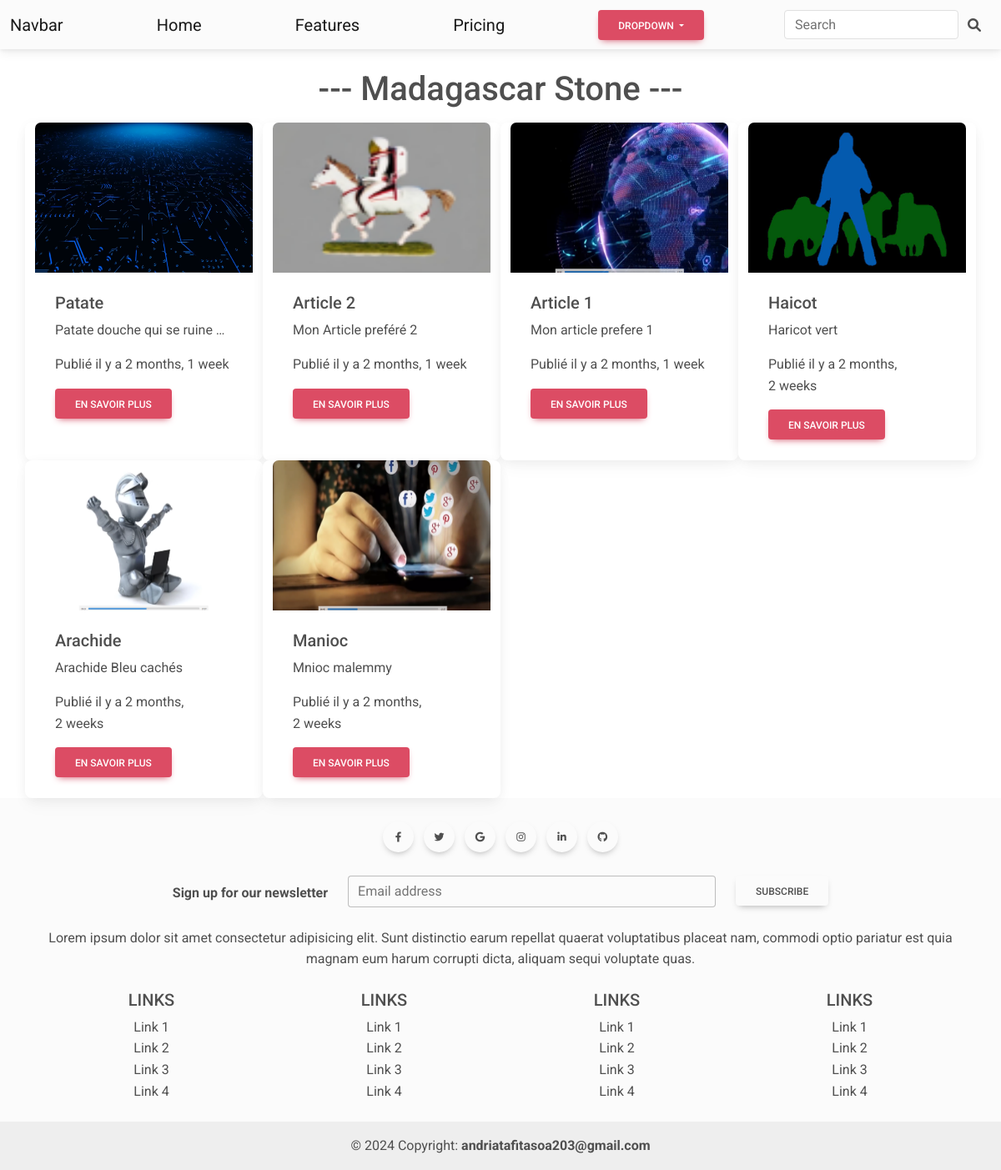
The app's page /, older data.
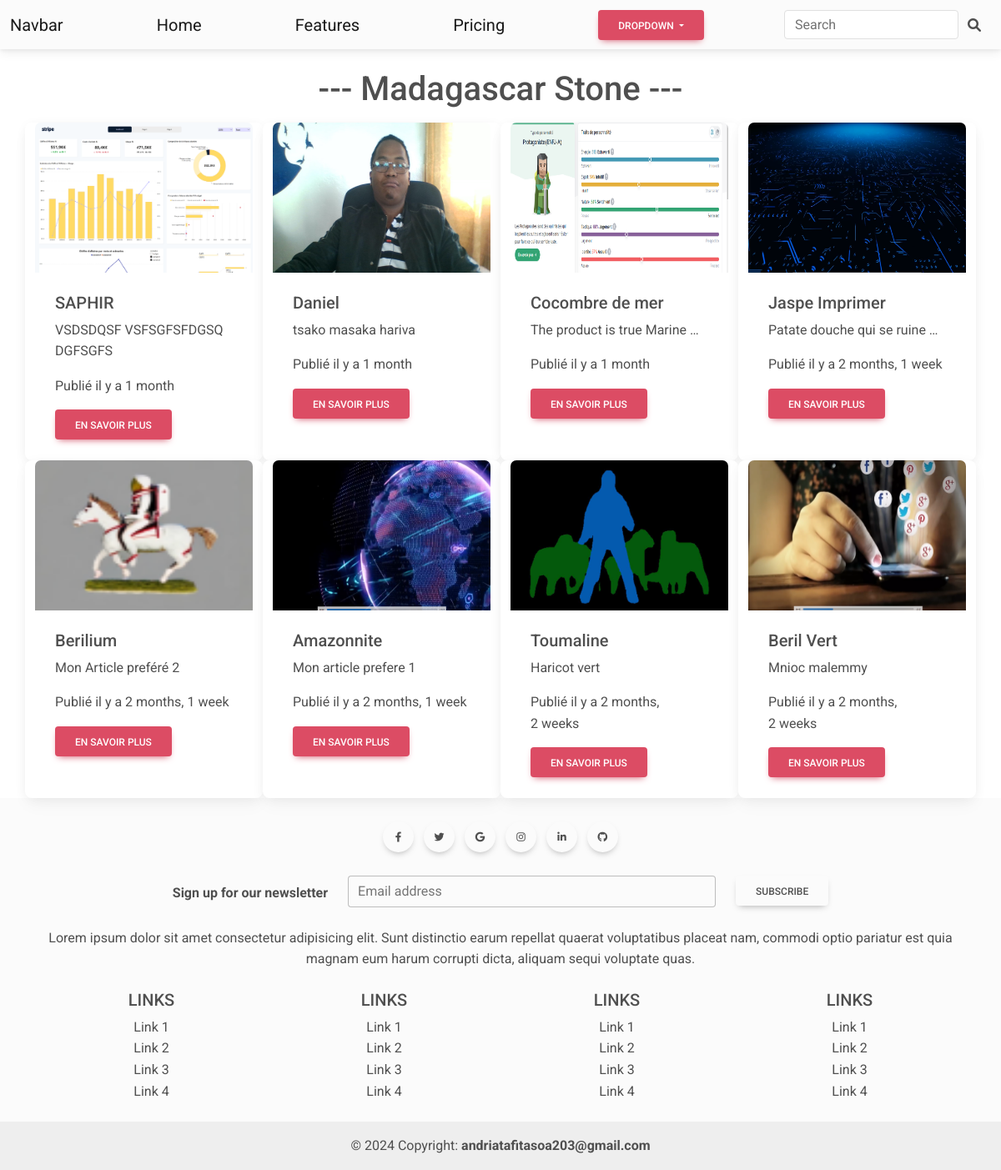
The same page, newer data.
### blog/models.py (models this page shows, shortened)
class Article(models.Model):
    title = models.CharField(max_length=50)
    category = models.ForeignKey(Category, on_delete=models.CASCADE)
    desc = models.TextField()
    image = models.ImageField()
    created_at = models.DateTimeField(auto_now_add=True)
    updated_at = models.DateTimeField(auto_now=True)

### blog/views.py (the view)
# urls.py: path('', views.home, name='home'),
def home(request):
    list_articles = Article.objects.all().order_by('-created_at')
    context = {"liste_articles": list_articles}
    return render(request, "index.html", context)

### blog/templates/index.html
{% extends 'base.html' %}
{% block content %}
  <h1 class='text-center mt-4'>--- Madagascar Stone ---</h1>
  <div class="container mt-6">
      <div class="row mt-3">
          {% for article in liste_articles %}
          <div class="card col-12 col-md-6 col-lg-3 col-xl-3">
              <img src="{{ article.image.url }}" class="card-img-top" alt="Fissure in Sandstone" style="height: 180px"/>
              <div class="card-body" style="height: 225px">
                  <h5 class="card-title">{{ article.title }}</h5>
                  <p class="card-text">{{ article.desc|truncatewords:5 }}</p>
                  <p class="card-text">Publié il y a {{ article.created_at|timesince }}</p>
                  <a href="{% url 'detail' article.id %}" class="btn btn-danger" data-mdb-ripple-init>EN SAVOIR PLUS</a>
              </div>
          </div>
          {% endfor %}
      </div>
  </div>
{% endblock %}

### blog/templates/base.html (shortened to what this page needs)
<!DOCTYPE html>
{% load static %}
<html lang="en">
  <head>
    <link
      rel="stylesheet"
      href="https://cdnjs.cloudflare.com/ajax/libs/font-awesome/6.0.0/css/all.min.css"
    />
    <link rel="stylesheet" href="https://cdn.jsdelivr.net/npm/bootstrap@4.6.2/dist/css/bootstrap.min.css">
    <link rel="stylesheet" href="{% static 'css/mdb.min.css'%}" />
  </head>
  <body>
    {% include 'navbar.html'%}
    {% block  content%}
    {% endblock  %}
    {% include 'footer.html'%}
  </body>
</html>

### blog/templates/navbar.html (shortened to what this page needs)
<!DOCTYPE html>
{% load static %}
<html lang="en">
  <head>
    <link
      rel="stylesheet"
      href="https://cdnjs.cloudflare.com/ajax/libs/font-awesome/6.0.0/css/all.min.css"
    />
    <link rel="stylesheet" href="https://cdn.jsdelivr.net/npm/bootstrap@4.6.2/dist/css/bootstrap.min.css">
    <link rel="stylesheet" href="{% static 'css/mdb.min.css'%}" />
  </head>
  <body>
    <nav class="navbar navbar-light bg-body-tertiary">
      <div class="container-fluid">
        <a class="navbar-brand">Navbar</a>
        <a href = '' class="navbar-brand">Home</a>
        <a class="navbar-brand">Features</a>
        <a class="navbar-brand">Pricing</a>
        <div class="dropdown">
          <button
            class="btn btn-danger dropdown-toggle"
            type="button"
            id="dropdownMenu2"
            data-mdb-dropdown-init
            data-mdb-ripple-init
            aria-expanded="false"
          >
            Dropdown
          </button>
        </div>
        <form class="d-flex input-group w-auto">
          <input
            type="search"
            class="form-control rounded"
            placeholder="Search"
            aria-label="Search"
            aria-describedby="search-addon"
          />
          <span class="input-group-text border-0" id="search-addon">
            <i class="fas fa-search"></i>
          </span>
        </form>
      </div>
    </nav>
  </body>
</html>

### blog/templates/footer.html (shortened to what this page needs)
<!DOCTYPE html>
{% load static %}
<html lang="en">
  <head>
    <link
      rel="stylesheet"
      href="https://cdnjs.cloudflare.com/ajax/libs/font-awesome/6.0.0/css/all.min.css"
    />
    <link rel="stylesheet" href="https://cdn.jsdelivr.net/npm/bootstrap@4.6.2/dist/css/bootstrap.min.css">
    <link rel="stylesheet" href="{% static 'css/mdb.min.css'%}" />
  </head>
  <body>
    <footer class="bg-body-tertiary text-center">
      <div class="container p-4">
        <section class="mb-4">
          <a
            data-mdb-ripple-init
            class="btn btn-outline btn-floating m-1"
            href="#!"
            role="button"
            ><i class="fab fa-facebook-f"></i
          ></a>
          <a
            data-mdb-ripple-init
            class="btn btn-outline btn-floating m-1"
            href="#!"
            role="button"
            ><i class="fab fa-twitter"></i
          ></a>
          <a
            data-mdb-ripple-init
            class="btn btn-outline btn-floating m-1"
            href="#!"
            role="button"
            ><i class="fab fa-google"></i
          ></a>
          <a
            data-mdb-ripple-init
            class="btn btn-outline btn-floating m-1"
            href="#!"
            role="button"
            ><i class="fab fa-instagram"></i
          ></a>
          <a
            data-mdb-ripple-init
            class="btn btn-outline btn-floating m-1"
            href="#!"
            role="button"
            ><i class="fab fa-linkedin-in"></i
          ></a>
          <a
            data-mdb-ripple-init
            class="btn btn-outline btn-floating m-1"
            href="#!"
            role="button"
            ><i class="fab fa-github"></i
          ></a>
        </section>
        <section class="">
          <form action="">
            <div class="row d-flex justify-content-center">
              <div class="col-auto">
                <p class="pt-2">
                  <strong>Sign up for our newsletter</strong>
                </p>
              </div>
              <div class="col-md-5 col-12">
                <div data-mdb-input-init class="form-outline mb-4">
                  <input type="email" id="form5Example24" class="form-control" />
                  <label class="form-label" for="form5Example24"
                    >Email address</label
                  >
                </div>
              </div>
              <div class="col-auto">
                <button
                  data-mdb-ripple-init
                  type="submit"
                  class="btn btn-outline mb-4"
                >
                  Subscribe
                </button>
              </div>
            </div>
          </form>
        </section>
        <section class="mb-4">
          <p>
            Lorem ipsum dolor sit amet consectetur adipisicing elit. Sunt distinctio
            earum repellat quaerat voluptatibus placeat nam, commodi optio pariatur
            est quia magnam eum harum corrupti dicta, aliquam sequi voluptate quas.
          </p>
        </section>
        <section class="">
          <div class="row">
            <div class="col-lg-3 col-md-6 mb-4 mb-md-0">
              <h5 class="text-uppercase">Links</h5>
              <ul class="list-unstyled mb-0">
                <li>
                  <a class="text-body" href="#!">Link 1</a>
                </li>
                <li>
                  <a class="text-body" href="#!">Link 2</a>
                </li>
                <li>
                  <a class="text-body" href="#!">Link 3</a>
                </li>
                <li>
                  <a class="text-body" href="#!">Link 4</a>
                </li>
              </ul>
            </div>
            <div class="col-lg-3 col-md-6 mb-4 mb-md-0">
              <h5 class="text-uppercase">Links</h5>
              <ul class="list-unstyled mb-0">
                <li>
                  <a class="text-body" href="#!">Link 1</a>
                </li>
                <li>
                  <a class="text-body" href="#!">Link 2</a>
                </li>
                <li>
                  <a class="text-body" href="#!">Link 3</a>
                </li>
                <li>
                  <a class="text-body" href="#!">Link 4</a>
                </li>
              </ul>
            </div>
            <div class="col-lg-3 col-md-6 mb-4 mb-md-0">
              <h5 class="text-uppercase">Links</h5>
              <ul class="list-unstyled mb-0">
                <li>
                  <a class="text-body" href="#!">Link 1</a>
                </li>
                <li>
                  <a class="text-body" href="#!">Link 2</a>
                </li>
                <li>
                  <a class="text-body" href="#!">Link 3</a>
                </li>
                <li>
                  <a class="text-body" href="#!">Link 4</a>
                </li>
              </ul>
            </div>
            <div class="col-lg-3 col-md-6 mb-4 mb-md-0">
              <h5 class="text-uppercase">Links</h5>
              <ul class="list-unstyled mb-0">
                <li>
                  <a class="text-body" href="#!">Link 1</a>
                </li>
                <li>
                  <a class="text-body" href="#!">Link 2</a>
                </li>
                <li>
                  <a class="text-body" href="#!">Link 3</a>
                </li>
                <li>
                  <a class="text-body" href="#!">Link 4</a>
                </li>
              </ul>
            </div>
          </div>
        </section>
      </div>
      <div class="text-center p-3" style="background-color: rgba(0, 0, 0, 0.05)">
        © 2024 Copyright:
        <a class="text-reset fw-bold" href="https://mdbootstrap.com/"
          >andriatafitasoa203@gmail.com</a
        >
      </div>
    </footer>
  </body>
</html>

Row changes from the older to the newer data that the page shows:
removed Article: image (picture), title "Arachide", desc "Arachide Bleu cachés", created_at "2 months, 2 weeks"
added Article: image (picture), title "SAPHIR", desc "VSDSDQSF VSFSGFSFDGSQ DGFSGFS", created_at "1 month"
added Article: image (picture), title "Daniel", desc "tsako masaka hariva", created_at "1 month"
added Article: image (picture), title "Cocombre de mer", desc "The product is true Marine …", created_at "1 month"
changed Article "Patate douche qui se ruine …": title "Patate" → "Jaspe Imprimer"
changed Article "Mon Article preféré 2": title "Article 2" → "Berilium"
changed Article "Mon article prefere 1": title "Article 1" → "Amazonnite"
changed Article "Haricot vert": title "Haicot" → "Toumaline"
changed Article "Mnioc malemmy": title "Manioc" → "Beril Vert"
